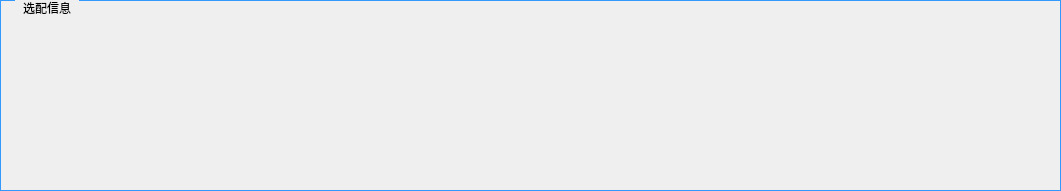
       <widget class="QGroupBox" name="groupBox_17">
        <property name="geometry">
         <rect>
          <x>44</x>
          <y>480</y>
          <width>1061</width>
          <height>191</height>
         </rect>
        </property>
        <property name="styleSheet">
         <string notr="true">QGroupBox {
    font: 14pt &quot;黑体&quot;;
    margin-top: 1ex;
    border-width:0.5px;  
    border-style:solid;
    border-color: rgb(51, 153, 255);  
}

QGroupBox::title {
    subcontrol-origin: margin;
    subcontrol-position: top left;
    left:15px;      
    margin-left: 5px;
    margin-right: 5px;
    padding:1px;
}</string>
        </property>
        <property name="title">
         <string>选配信息</string>
        </property>
        <widget class="QPushButton" name="pushButton_xuan1">
         <property name="geometry">
          <rect>
           <x>110</x>
           <y>40</y>
           <width>111</width>
           <height>110</height>
          </rect>
         </property>
         <property name="focusPolicy">
          <enum>Qt::NoFocus</enum>
         </property>
         <property name="styleSheet">
          <string notr="true">border-image: url(:/LCD_CS351/LCD_CS351/35_all/15.bmp);</string>
         </property>
         <property name="text">
          <string/>
         </property>
         <property name="flat">
          <bool>true</bool>
         </property>
        </widget>
        <widget class="QPushButton" name="pushButton_xuan2">
         <property name="geometry">
          <rect>
           <x>290</x>
           <y>40</y>
           <width>111</width>
           <height>110</height>
          </rect>
         </property>
         <property name="focusPolicy">
          <enum>Qt::NoFocus</enum>
         </property>
         <property name="styleSheet">
          <string notr="true">border-image: url(:/LCD_CS351/LCD_CS351/35_all/15.bmp);</string>
         </property>
         <property name="text">
          <string/>
         </property>
         <property name="flat">
          <bool>true</bool>
         </property>
        </widget>
        <widget class="QPushButton" name="pushButton_xuan3">
         <property name="geometry">
          <rect>
           <x>470</x>
           <y>40</y>
           <width>111</width>
           <height>110</height>
          </rect>
         </property>
         <property name="focusPolicy">
          <enum>Qt::NoFocus</enum>
         </property>
         <property name="styleSheet">
          <string notr="true">border-image: url(:/LCD_CS351/LCD_CS351/35_all/15.bmp);</string>
         </property>
         <property name="text">
          <string/>
         </property>
         <property name="flat">
          <bool>true</bool>
         </property>
        </widget>
        <widget class="QPushButton" name="pushButton_xuan4">
         <property name="geometry">
          <rect>
           <x>660</x>
           <y>40</y>
           <width>111</width>
           <height>110</height>
          </rect>
         </property>
         <property name="focusPolicy">
          <enum>Qt::NoFocus</enum>
         </property>
         <property name="styleSheet">
          <string notr="true">border-image: url(:/LCD_CS351/LCD_CS351/35_all/15.bmp);</string>
         </property>
         <property name="text">
          <string/>
         </property>
         <property name="flat">
          <bool>true</bool>
         </property>
        </widget>
        <widget class="QPushButton" name="pushButton_xuan5">
         <property name="geometry">
          <rect>
           <x>840</x>
           <y>40</y>
           <width>111</width>
           <height>110</height>
          </rect>
         </property>
         <property name="focusPolicy">
          <enum>Qt::NoFocus</enum>
         </property>
         <property name="styleSheet">
          <string notr="true">border-image: url(:/LCD_CS351/LCD_CS351/35_all/15.bmp);</string>
         </property>
         <property name="text">
          <string/>
         </property>
         <property name="flat">
          <bool>true</bool>
         </property>
        </widget>
        <widget class="QPushButton" name="pushButton_70">
         <property name="enabled">
          <bool>true</bool>
         </property>
         <property name="geometry">
          <rect>
           <x>180</x>
           <y>68</y>
           <width>21</width>
           <height>26</height>
          </rect>
         </property>
         <property name="palette">
          <palette>
           <active>
            <colorrole role="WindowText">
             <brush brushstyle="SolidPattern">
              <color alpha="255">
               <red>248</red>
               <green>248</green>
               <blue>255</blue>
              </color>
             </brush>
            </colorrole>
            <colorrole role="Button">
             <brush brushstyle="SolidPattern">
              <color alpha="255">
               <red>248</red>
               <green>248</green>
               <blue>255</blue>
              </color>
             </brush>
            </colorrole>
            <colorrole role="Text">
             <brush brushstyle="SolidPattern">
              <color alpha="255">
               <red>248</red>
               <green>248</green>
               <blue>255</blue>
              </color>
             </brush>
            </colorrole>
            <colorrole role="ButtonText">
             <brush brushstyle="SolidPattern">
              <color alpha="255">
               <red>248</red>
               <green>248</green>
               <blue>255</blue>
              </color>
             </brush>
            </colorrole>
            <colorrole role="Base">
             <brush brushstyle="SolidPattern">
              <color alpha="255">
               <red>248</red>
               <green>248</green>
               <blue>255</blue>
              </color>
             </brush>
            </colorrole>
            <colorrole role="Window">
             <brush brushstyle="SolidPattern">
              <color alpha="255">
               <red>248</red>
               <green>248</green>
               <blue>255</blue>
              </color>
             </brush>
            </colorrole>
           </active>
           <inactive>
            <colorrole role="WindowText">
             <brush brushstyle="SolidPattern">
              <color alpha="255">
               <red>248</red>
               <green>248</green>
               <blue>255</blue>
              </color>
             </brush>
            </colorrole>
            <colorrole role="Button">
             <brush brushstyle="SolidPattern">
              <color alpha="255">
               <red>248</red>
               <green>248</green>
               <blue>255</blue>
              </color>
             </brush>
            </colorrole>
            <colorrole role="Text">
             <brush brushstyle="SolidPattern">
              <color alpha="255">
               <red>248</red>
               <green>248</green>
               <blue>255</blue>
              </color>
             </brush>
            </colorrole>
            <colorrole role="ButtonText">
             <brush brushstyle="SolidPattern">
              <color alpha="255">
               <red>248</red>
               <green>248</green>
               <blue>255</blue>
              </color>
             </brush>
            </colorrole>
            <colorrole role="Base">
             <brush brushstyle="SolidPattern">
              <color alpha="255">
               <red>248</red>
               <green>248</green>
               <blue>255</blue>
              </color>
             </brush>
            </colorrole>
            <colorrole role="Window">
             <brush brushstyle="SolidPattern">
              <color alpha="255">
               <red>248</red>
               <green>248</green>
               <blue>255</blue>
              </color>
             </brush>
            </colorrole>
           </inactive>
           <disabled>
            <colorrole role="WindowText">
             <brush brushstyle="SolidPattern">
              <color alpha="255">
               <red>248</red>
               <green>248</green>
               <blue>255</blue>
              </color>
             </brush>
            </colorrole>
            <colorrole role="Button">
             <brush brushstyle="SolidPattern">
              <color alpha="255">
               <red>248</red>
               <green>248</green>
               <blue>255</blue>
              </color>
             </brush>
            </colorrole>
            <colorrole role="Text">
             <brush brushstyle="SolidPattern">
              <color alpha="255">
               <red>248</red>
               <green>248</green>
               <blue>255</blue>
              </color>
             </brush>
            </colorrole>
            <colorrole role="ButtonText">
             <brush brushstyle="SolidPattern">
              <color alpha="255">
               <red>248</red>
               <green>248</green>
               <blue>255</blue>
              </color>
             </brush>
            </colorrole>
            <colorrole role="Base">
             <brush brushstyle="SolidPattern">
              <color alpha="255">
               <red>248</red>
               <green>248</green>
               <blue>255</blue>
              </color>
             </brush>
            </colorrole>
            <colorrole role="Window">
             <brush brushstyle="SolidPattern">
              <color alpha="255">
               <red>248</red>
               <green>248</green>
               <blue>255</blue>
              </color>
             </brush>
            </colorrole>
           </disabled>
          </palette>
         </property>
         <property name="mouseTracking">
          <bool>false</bool>
         </property>
         <property name="focusPolicy">
          <enum>Qt::NoFocus</enum>
         </property>
         <property name="styleSheet">
          <string notr="true">font: 14pt &quot;黑体&quot;;
color: rgb(248, 248, 255);</string>
         </property>
         <property name="text">
          <string/>
         </property>
         <property name="flat">
          <bool>true</bool>
         </property>
        </widget>
        <widget class="QPushButton" name="pushButton_71">
         <property name="enabled">
          <bool>true</bool>
         </property>
         <property name="geometry">
          <rect>
           <x>180</x>
           <y>112</y>
           <width>21</width>
           <height>26</height>
          </rect>
         </property>
         <property name="focusPolicy">
          <enum>Qt::NoFocus</enum>
         </property>
         <property name="styleSheet">
          <string notr="true">font: 14pt &quot;黑体&quot;;
color: rgb(248, 248, 255);</string>
         </property>
         <property name="text">
          <string/>
         </property>
         <property name="flat">
          <bool>true</bool>
         </property>
        </widget>
        <widget class="QPushButton" name="pushButton_72">
         <property name="enabled">
          <bool>true</bool>
         </property>
         <property name="geometry">
          <rect>
           <x>361</x>
           <y>71</y>
           <width>21</width>
           <height>26</height>
          </rect>
         </property>
         <property name="focusPolicy">
          <enum>Qt::NoFocus</enum>
         </property>
         <property name="styleSheet">
          <string notr="true">font: 14pt &quot;黑体&quot;;
color: rgb(248, 248, 255);</string>
         </property>
         <property name="text">
          <string/>
         </property>
         <property name="flat">
          <bool>true</bool>
         </property>
        </widget>
        <widget class="QPushButton" name="pushButton_73">
         <property name="enabled">
          <bool>true</bool>
         </property>
         <property name="geometry">
          <rect>
           <x>361</x>
           <y>112</y>
           <width>21</width>
           <height>26</height>
          </rect>
         </property>
         <property name="focusPolicy">
          <enum>Qt::NoFocus</enum>
         </property>
         <property name="styleSheet">
          <string notr="true">font: 14pt &quot;黑体&quot;;
color: rgb(248, 248, 255);</string>
         </property>
         <property name="text">
          <string/>
         </property>
         <property name="flat">
          <bool>true</bool>
         </property>
        </widget>
        <widget class="QPushButton" name="pushButton_74">
         <property name="enabled">
          <bool>true</bool>
         </property>
         <property name="geometry">
          <rect>
           <x>541</x>
           <y>68</y>
           <width>21</width>
           <height>26</height>
          </rect>
         </property>
         <property name="focusPolicy">
          <enum>Qt::NoFocus</enum>
         </property>
         <property name="styleSheet">
          <string notr="true">font: 14pt &quot;黑体&quot;;
color: rgb(248, 248, 255);</string>
         </property>
         <property name="text">
          <string/>
         </property>
         <property name="flat">
          <bool>true</bool>
         </property>
        </widget>
        <widget class="QPushButton" name="pushButton_75">
         <property name="enabled">
          <bool>true</bool>
         </property>
         <property name="geometry">
          <rect>
           <x>541</x>
           <y>112</y>
           <width>21</width>
           <height>26</height>
          </rect>
         </property>
         <property name="focusPolicy">
          <enum>Qt::NoFocus</enum>
         </property>
         <property name="styleSheet">
          <string notr="true">font: 14pt &quot;黑体&quot;;
color: rgb(248, 248, 255);</string>
         </property>
         <property name="text">
          <string/>
         </property>
         <property name="flat">
          <bool>true</bool>
         </property>
        </widget>
        <widget class="QPushButton" name="pushButton_76">
         <property name="enabled">
          <bool>true</bool>
         </property>
         <property name="geometry">
          <rect>
           <x>731</x>
           <y>68</y>
           <width>21</width>
           <height>26</height>
          </rect>
         </property>
         <property name="focusPolicy">
          <enum>Qt::NoFocus</enum>
         </property>
         <property name="styleSheet">
          <string notr="true">font: 14pt &quot;黑体&quot;;
color: rgb(248, 248, 255);</string>
         </property>
         <property name="text">
          <string/>
         </property>
         <property name="flat">
          <bool>true</bool>
         </property>
        </widget>
        <widget class="QPushButton" name="pushButton_77">
         <property name="enabled">
          <bool>true</bool>
         </property>
         <property name="geometry">
          <rect>
           <x>731</x>
           <y>112</y>
           <width>21</width>
           <height>26</height>
          </rect>
         </property>
         <property name="focusPolicy">
          <enum>Qt::NoFocus</enum>
         </property>
         <property name="styleSheet">
          <string notr="true">font: 14pt &quot;黑体&quot;;
color: rgb(248, 248, 255);</string>
         </property>
         <property name="text">
          <string/>
         </property>
         <property name="flat">
          <bool>true</bool>
         </property>
        </widget>
        <widget class="QPushButton" name="pushButton_78">
         <property name="enabled">
          <bool>true</bool>
         </property>
         <property name="geometry">
          <rect>
           <x>911</x>
           <y>68</y>
           <width>21</width>
           <height>26</height>
          </rect>
         </property>
         <property name="focusPolicy">
          <enum>Qt::NoFocus</enum>
         </property>
         <property name="styleSheet">
          <string notr="true">font: 14pt &quot;黑体&quot;;
color: rgb(248, 248, 255);</string>
         </property>
         <property name="text">
          <string/>
         </property>
         <property name="flat">
          <bool>true</bool>
         </property>
        </widget>
        <widget class="QPushButton" name="pushButton_79">
         <property name="enabled">
          <bool>true</bool>
         </property>
         <property name="geometry">
          <rect>
           <x>911</x>
           <y>112</y>
           <width>21</width>
           <height>26</height>
          </rect>
         </property>
         <property name="focusPolicy">
          <enum>Qt::NoFocus</enum>
         </property>
         <property name="styleSheet">
          <string notr="true">font: 14pt &quot;黑体&quot;;
color: rgb(248, 248, 255);</string>
         </property>
         <property name="text">
          <string/>
         </property>
         <property name="flat">
          <bool>true</bool>
         </property>
        </widget>
       </widget>
